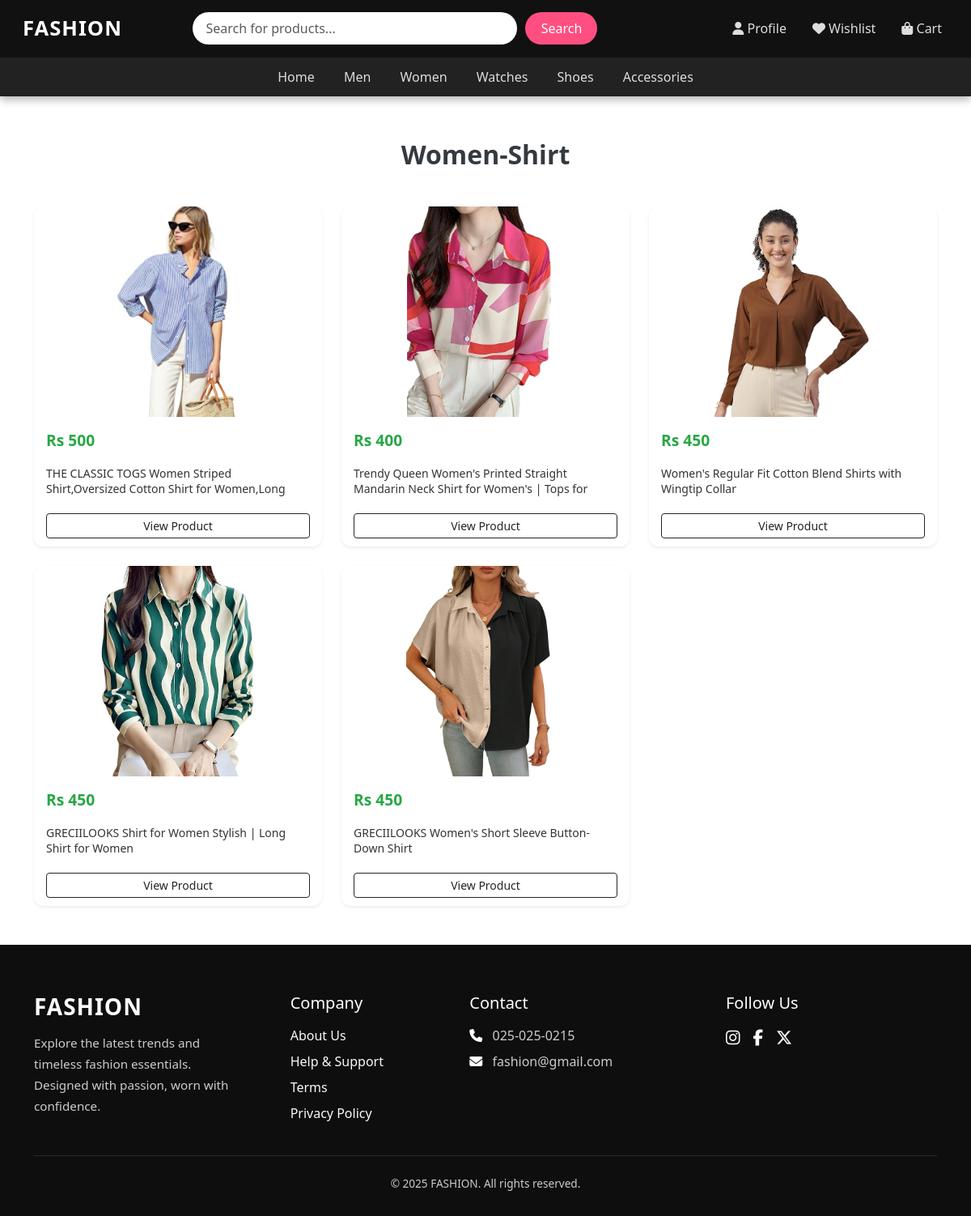
The app's page /shirtw with its own data.
### clothes/models.py (models this page shows)
class clothes(models.Model):
    clothname = models.CharField(max_length=100)
    clothprice = models.IntegerField()
    clothescat = models.CharField(choices=category,max_length=200)
    clothesdesc = models.TextField()
    clothimg = models.ImageField()
    clothsize = models.CharField(max_length=100,default=[],null=True)

### clothes/views.py (the view)
# urls.py: path('shirtw', views.shirtw),
def shirtw(req):
    db = clothes.objects.filter(clothescat='shirtw').values()
    cd = list(db)
    return render(req, 'shirtw.html',context={'data':cd})

### clothes/templates/shirtw.html (shortened to what this page needs)
{% load static %}
<!DOCTYPE html>
<html lang="en">
<head>
    <link href="https://cdn.jsdelivr.net/npm/bootstrap@5.3.3/dist/css/bootstrap.min.css" rel="stylesheet">
    <link rel="stylesheet" href="https://cdnjs.cloudflare.com/ajax/libs/font-awesome/6.6.0/css/all.min.css" />
    <link rel="stylesheet" href={% static 'styles.css' %}>
</head>
<body>
   <div class="navbar-container">
  <nav class="navbar navbar-expand-lg navbar-dark">
    <div class="container-fluid">
      <a class="navbar-brand" href="#">FASHION</a>
      <div class="collapse navbar-collapse justify-content-between" id="navbarResponsive">
        <div class="search-wrapper d-flex align-items-center mt-2 mt-lg-0">
          <input class="form-control search-input" id="search" placeholder="Search for products..." />
          <button class="btn search-btn" id="searchbutton">Search</button>
        </div>
        <ul class="navbar-nav ms-auto mt-3 mt-lg-0">
          <li class="nav-item">
            <a class="nav-link" href="/users"><i class="fa-solid fa-user"></i> Profile</a>
          </li>
          <li class="nav-item">
            <a class="nav-link" href="/like"><i class="fa-solid fa-heart"></i> Wishlist</a>
          </li>
          <li class="nav-item">
            <a class="nav-link" href="/carts"><i class="fa-solid fa-bag-shopping"></i> Cart</a>
          </li>
        </ul>
      </div>
    </div>
  </nav>
  <div class="categories-bar px-2 " style="text-align:center">
    <a href="/">Home</a>
    <a href="/mencollection">Men</a>
    <a href="/womencollection">Women</a>
    <a href="/watchcoll">Watches</a>
    <a href="/shoescoll">Shoes</a>
    <a href="/accessoires">Accessories</a>
  </div>
</div>
      <div class="container py-5">
        <div class="store-header">Women-Shirt</div>
        <div class="row g-4">
          {% for i in data %}
          <div class="col-lg-4 col-md-6 col-sm-12">
            <div class="product-card shadow-sm">
              <div class="image-wrapper">
                <img src="{% static 'clothimg/' %}{{ i.clothimg }}" alt="Product" class="product-image">
              </div>
              <div class="card-body">
                <div class="d-flex justify-content-between align-items-center mb-2">
                  <span class="product-price">Rs {{ i.clothprice }}</span>
                </div>
                <p class="product-title">
                  {{ i.clothname }}
                </p>
                <a href="productshow/{{i.id}}" class="btn btn-outline-dark btn-sm mt-2 w-100">View Product</a>
              </div>
            </div>
          </div>
          {% endfor %}
        </div>
      </div>
<footer style="background-color: #0e0e0e; color: #ccc; padding: 60px 20px 30px;">
  <div class="container">
    <div class="row gy-4 justify-content-between text-center text-lg-start">
      <div class="col-12 col-md-6 col-lg-3">
        <h3 class="text-white fw-bold mb-3" style="letter-spacing: 1px;">FASHION</h3>
        <p style="font-size: 0.95rem; line-height: 1.7;">
          Explore the latest trends and timeless fashion essentials. Designed with passion, worn with confidence.
        </p>
      </div>
      <div class="col-6 col-md-3 col-lg-2">
        <h5 class="text-white mb-3">Company</h5>
        <ul class="list-unstyled">
          <li><a href="about" class="text-decoration-none text-light d-block mb-2">About Us</a></li>
          <li><a href="help" class="text-decoration-none text-light d-block mb-2">Help & Support</a></li>
          <li><a href="term" class="text-decoration-none text-light d-block mb-2">Terms</a></li>
          <li><a href="privacy" class="text-decoration-none text-light d-block mb-2">Privacy Policy</a></li>
        </ul>
      </div>
      <div class="col-6 col-md-3 col-lg-3">
        <h5 class="text-white mb-3">Contact</h5>
        <p class="mb-2"><i class="fa-solid fa-phone me-2 text-white"></i> 025-025-0215</p>
        <p><i class="fa-solid fa-envelope me-2 text-white"></i> fashion@gmail.com</p>
      </div>
      <div class="col-12 col-md-6 col-lg-3">
        <h5 class="text-white mb-3">Follow Us</h5>
        <div class="d-flex gap-3 justify-content-center justify-content-lg-start">
          <a href="https://www.instagram.com" class="text-light fs-5"><i class="fab fa-instagram"></i></a>
          <a href="https://www.facebook.com" class="text-light fs-5"><i class="fab fa-facebook-f"></i></a>
          <a href="https://x.com/login" class="text-light fs-5"><i class="fab fa-x-twitter"></i></a>
        </div>
      </div>
    </div>
    <hr class="border-secondary my-4">
    <div class="text-center" style="font-size: 0.85rem;">&copy; 2025 FASHION. All rights reserved.</div>
  </div>
</footer>
</body>
</html>

### clothes/static/styles.css (style rules this page uses)
* { padding: 0; margin: 0; }
a { text-decoration: none; color: black; }
a { text-decoration: none; }
.product-card { height: 420px; background-color: #fff; border-radius: 12px; overflow: hidden; display: flex; flex-direction: column; transition: transform 0.3s ease, box-shadow 0.3s ease; box-shadow: 0 4px 12px rgba(0, 0, 0, 0.05); }
.image-wrapper { height: 260px; width: 100%; overflow: hidden; flex-shrink: 0; }
.product-image { width: 100%; height: 100%; object-fit: contain; display: block; }
.card-body { padding: 15px; display: flex; flex-direction: column; flex: 1; justify-content: space-between; }
.product-price { font-size: 1.2rem; color: #28a745; font-weight: 600; margin-bottom: 8px; }
.product-title { font-size: 14px; color: #333; line-height: 1.4; height: 2.8em; overflow: hidden; text-overflow: ellipsis; margin-bottom: 12px; }
.store-header { font-size: 2rem; font-weight: bold; text-align: center; margin-bottom: 40px; color: #343a40; }
.navbar-container { background-color: #111; color: #fff; position: sticky; top: 0; z-index: 1000; box-shadow: 0 4px 10px rgba(0,0,0,0.3); }
.navbar { padding: 0.7rem 1rem; }
.navbar-brand { font-size: 1.6rem; font-weight: bold; color: #fff; letter-spacing: 1px; }
.nav-link { color: #ddd !important; font-weight: 500; margin-left: 1rem; }
.search-wrapper { width: 100%; max-width: 500px; margin: auto; }
.search-input { width: 100%; border-radius: 50px; border: none; padding: 0.5rem 1rem; outline: none; background: #fff; color: #333; }
.search-btn { margin-left: 10px; border-radius: 50px; background: #ff4f81; color: white; border: none; padding: 0.5rem 1.2rem; }
.categories-bar { background-color: #222; overflow-x: auto; white-space: nowrap; }
.categories-bar a { display: inline-block; color: #ddd; padding: 0.75rem 1rem; text-decoration: none; font-weight: 500; transition: all 0.2s ease; }

### records on screen
clothes: clothimg (picture), clothprice "500", clothname "THE CLASSIC TOGS Women Striped Shirt,Oversized Cotton Shirt for Women,Long…"
clothes: clothimg (picture), clothprice "400", clothname "Trendy Queen Women's Printed Straight Mandarin Neck Shirt for Women's | Tops for…"
clothes: clothimg (picture), clothprice "450", clothname "Women's Regular Fit Cotton Blend Shirts with Wingtip Collar"
clothes: clothimg (picture), clothprice "450", clothname "GRECIILOOKS Shirt for Women Stylish | Long Shirt for Women"
clothes: clothimg (picture), clothprice "450", clothname "GRECIILOOKS Women's Short Sleeve Button-Down Shirt"
